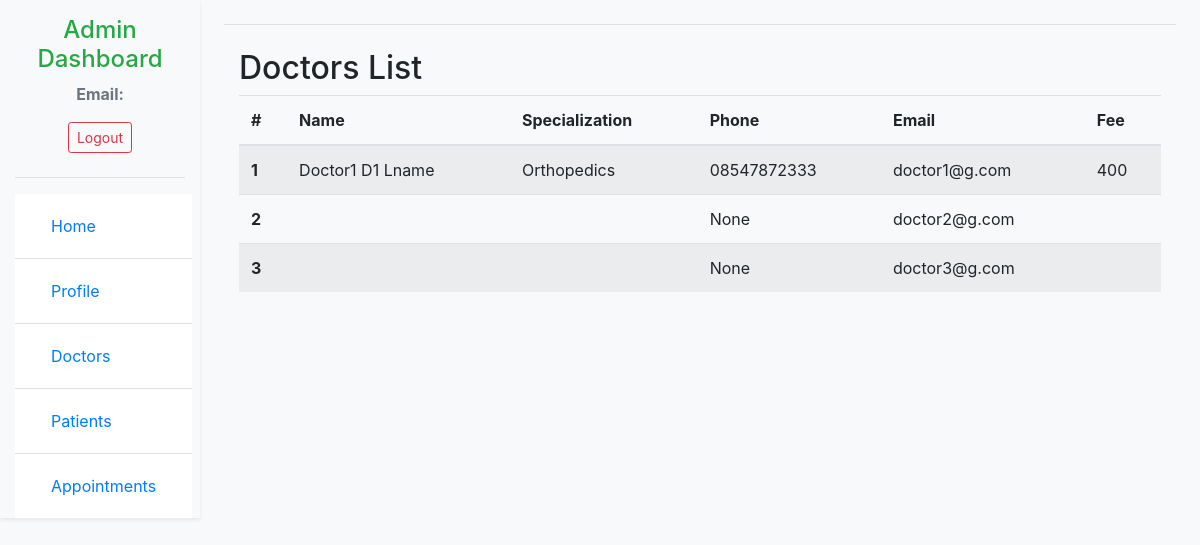
The app's page /admin_doctors_list/ (signed in) with its own data.
### main_app/models.py (models this page shows, shortened)
class Specialization(models.Model):
    user = models.ForeignKey(CustomUser, on_delete=models.CASCADE)
    specialization = models.CharField(max_length=50)
    qualification = models.CharField(max_length=50, null=True, blank=True)
    fee = models.PositiveIntegerField(null=True, blank=True, default=None)
    def __str__(self):
        return f'Dr. {self.user.email} - {self.specialization}'

### auth_app/models.py (models this page shows, shortened)
class CustomUser(AbstractUser):
    ROLE_CHOICES = [
        ('admin', 'Admin'),
        ('doctor', 'Doctor'),
        ('patient', 'Patient'),
    ]
    GENDER_CHOICES = [
        (1, 'Male'),
        (2, 'Female'),
        (3, 'Other'),
    ]
    blood_group = models.CharField(max_length=3, choices=[
        ('A+', 'A+'),
        ('A-', 'A-'),
        ('B+', 'B+'),
        ('B-', 'B-'),
        ('AB+', 'AB+'),
        ('AB-', 'AB-'),
        ('O+', 'O+'),
        ('O-', 'O-'),
    ], null=True, blank=True)
    first_name = models.CharField(max_length=30)
    last_name = models.CharField(max_length=30)
    role = models.CharField(max_length=10, choices=ROLE_CHOICES)
    email = models.EmailField(unique=True)
    username = models.CharField(max_length=150, blank=True, null=True)
    gender = models.IntegerField(choices=GENDER_CHOICES, null=True, blank=True)
    age = models.IntegerField(null=True, blank=True)
    account_type = models.CharField(max_length=30)
    phone_number = models.CharField(max_length=15, null=True, blank=True)
    USERNAME_FIELD = 'email'
    REQUIRED_FIELDS = ['first_name', 'last_name']
    objects = CustomUserManager()

### main_app/views.py (the view)
# urls.py: path('admin_doctors_list/', AdminDoctorsListView.as_view(), name='admin_doctors_list'),
class AdminDoctorsListView(LoginRequiredMixin, View):
    template_name = 'admin/admin_doctors_list.html'
    def get(self, request):
        doctors = CustomUser.objects.filter(role='doctor')
        doctors_with_specializations = []
        for doctor in doctors:
            specialization = Specialization.objects.filter(user=doctor).first()
            doctor_info = {
                'id': doctor.id,
                'first_name': doctor.first_name,
                'last_name': doctor.last_name,
                'email': doctor.email,
                'phone_number': doctor.phone_number,
                'specialization': specialization if specialization else None
            }
            doctors_with_specializations.append(doctor_info)
        context = {
            'doctors': doctors_with_specializations,
        }
        print(f"Context: {context}")
        return render(request, self.template_name, context)

### templates/admin/admin_doctors_list.html
{% extends 'admin/admin_dashboard_base.html' %}
{% block content %}
<div class="container mt-4">
    <h2>Doctors List</h2>
    <table class="table table-striped">
        <thead>
            <tr>
                <th scope="col">#</th>
                <th scope="col">Name</th>
                <th scope="col">Specialization</th>
                <th scope="col">Phone</th>
                <th scope="col">Email</th>
                <th scope="col">Fee</th>
            </tr>
        </thead>
        <tbody>
            {% for doctor in doctors %}
            <tr>
                <th scope="row">{{ forloop.counter }}</th>
                <td>{{ doctor.first_name }} {{ doctor.last_name }}</td>
                <td>{{ doctor.specialization.specialization }}</td>
                <td>{{ doctor.phone_number }}</td>
                <td>{{ doctor.email }}</td>
                <td>{{ doctor.specialization.fee }}</td>
            </tr>
            {% endfor %}
        </tbody>
    </table>
</div>
{% endblock %}

### records on screen
Specialization: first_name "Doctor1", last_name "D1 Lname", specialization.specialization "Orthopedics", phone_number "08547872333", email "doctor1@g.com", specialization.fee "400"

### other values on screen
{{ doctor.phone_number }} "None" "None"
{{ doctor.email }} "doctor2@g.com" "doctor3@g.com"
